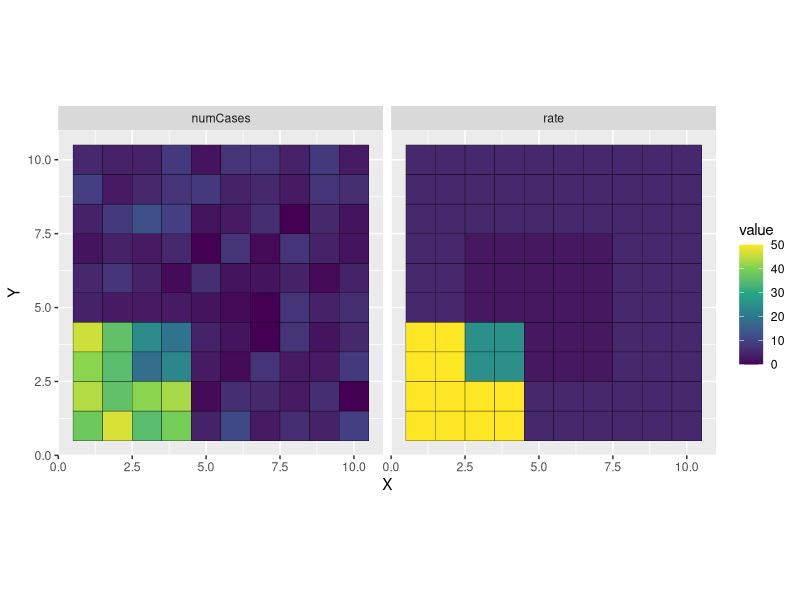
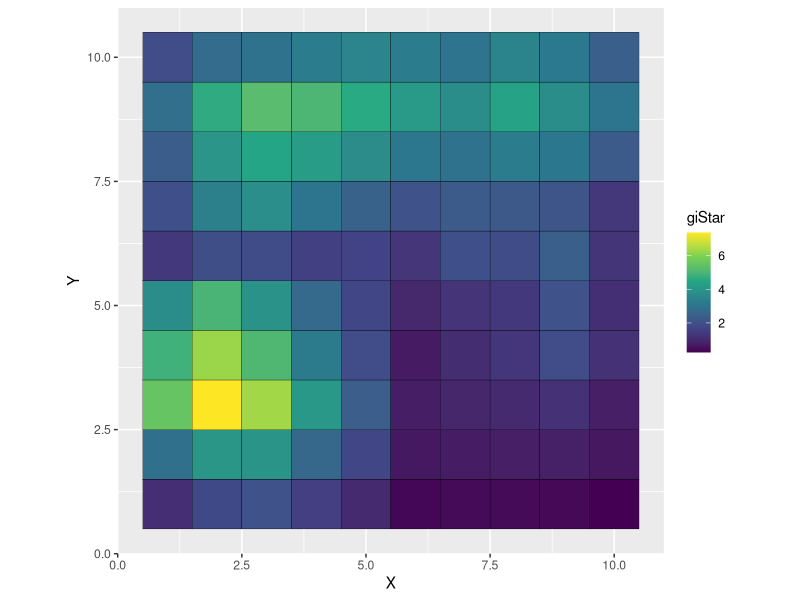
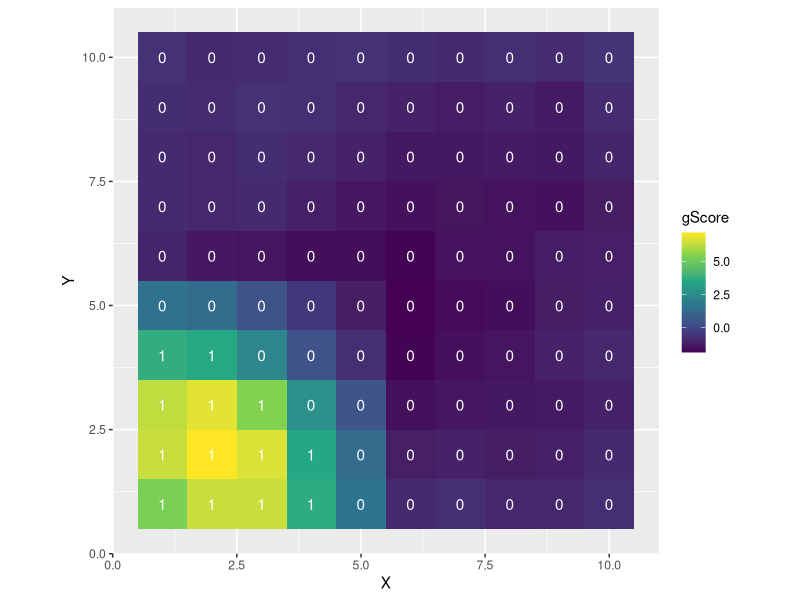

Here is the R script that generated these plots, in order:
## ---- chunk 1
library(tidyverse)
library(spdep)
## ---- chunk 2
makeSquareGrid <- function(D) {
  x_coords <- 1:D
  y_coords <- 1:D

  ## The expand.grid function creates a data frame
  ## with all possible combinations of the
  ## input elements
  grid_df <- expand.grid(x_coords, y_coords)

  ## Set the variable names
  colnames(grid_df) <- c("X", "Y")

  ## Each cell also gets a unique ID from 1:D^2
  grid_df$cellID <- 1:nrow(grid_df)

  return(grid_df)
}
## ---- chunk 3
overlappingRiskGrid <- function(D, N, alpha = 1, tl = 2.0, center = 2.0) {
  grid_df <- makeSquareGrid(D)

  grid_df$N <- N

  ## This is the background, per-capita rate in each
  ## cell of our city
  baseline_per_capita <- alpha

  ## This is the relative risk of the outcome for individuals
  ## in the top-left qudrant
  top_left_rr <- tl

  ## This is the relative risk of the outcome for
  ## individuals living towards the center of the
  ## simulated city
  center_rr <- center

  ## Here, we initialize a variable for the per-capita rate
  ## within each cell
  grid_df$rate <- 0

  ## Make the middle risk area 4 x 4 and the top-left area also 4x4

  center_low_xy <- round(D / 2) - 2
  center_high_xy <- round(D / 2) + 2

  ## This is just filling in the per-capita rates for each cell
  ## as a function of where they are on the grid (assuming a 10 x 10 grid)
  grid_df <- grid_df %>%
    mutate(rate = case_when(between(X, 1, 4) & between(Y, 1, 4) ~ baseline_per_capita * top_left_rr,
      .default = baseline_per_capita
    )) %>%
    mutate(rate = case_when(between(X, center_low_xy, center_high_xy) & between(Y, center_low_xy, center_high_xy) ~ rate * center_rr,
      .default = rate
    ))

  ## Now we can also draw the number of cases observed in
  ## each grid cell
  grid_df <- grid_df %>%
    mutate(p_disease = 1 - exp(-rate / N))

  ## Simulate the observed number of cases in each cell
  ## as a function of the population size (N) and probability of diseaw
  grid_df$numCases <- rbinom(nrow(grid_df), grid_df$N, grid_df$p_disease)

  return(grid_df)
}
## ---- chunk 4
D <- 10 # <1>
cityData <- overlappingRiskGrid(D, 100, 5, 10, 0.5) # <2>
cityDataLong <- cityData %>% # <3>
  pivot_longer(c(rate, numCases)) # <3>

g <- ggplot(cityDataLong) + # <4>
  geom_tile(aes(x = X, y = Y, fill = value), colour = "black") + # <4>
  coord_equal() + # <4>
  facet_wrap(~name) + # <4>
  scale_fill_viridis_c() # <4>

plot(g)
## ---- chunk 5
gridNeighbors <- include.self( # <1> 
  cell2nb(D, D, type = "queen", torus = FALSE)
);

nbw <- nb2listw(gridNeighbors, style = "B") #<2>

num_loc <- length(nbw$neighbours) # <3>
gi_vals <- rep(0, num_loc) #<3>

totalCases <- sum(cityData$numCases) #<4>

for (i in 1:num_loc) { #<5>
  neighborIndices <- nbw$neighbours[[i]] #<6>
  weights <- nbw$weights[[i]] #<7> 
  gi_vals[[i]] <- sum(neighborIndices * cityData$numCases[neighborIndices] *
    weights) / totalCases #<8>
}
## ---- chunk 6
cityData$giStar <- gi_vals
g <- ggplot(cityData) +
  geom_tile(aes(x = X, y = Y, fill = giStar), colour = "black") +
  coord_equal() +
  scale_fill_viridis_c()

plot(g)
## ---- chunk 7
gridNeighbors <- include.self(cell2nb(D, D, type = "queen", torus = FALSE))
xyc <- attr(gridNeighbors, "region.id")

## Extracts the x,y coords of each cell
xy <- matrix(as.integer(unlist(strsplit(xyc, ":"))), ncol = 2, byrow = TRUE)

xy <- data.frame(x = xy[, 1], y = xy[, 2])

gridNeighborList <- nb2listw(gridNeighbors, zero.policy = TRUE, style = "B")

localGEst <- localG(cityData$numCases, gridNeighborList)

cityData$cluster <- attr(localGEst, "cluster")
cityData$gScore <- as.vector(localGEst)
cityData$sig <- as.numeric(abs(as.vector(localGEst)) > 3.2)
## ---- chunk 8
g <- ggplot(cityData, aes(x = X, y = Y)) +
  geom_tile(aes(fill = gScore)) +
  geom_text(aes(label = sig), color = "white") +
  coord_equal() +
  scale_fill_viridis_c()

plot(g)
